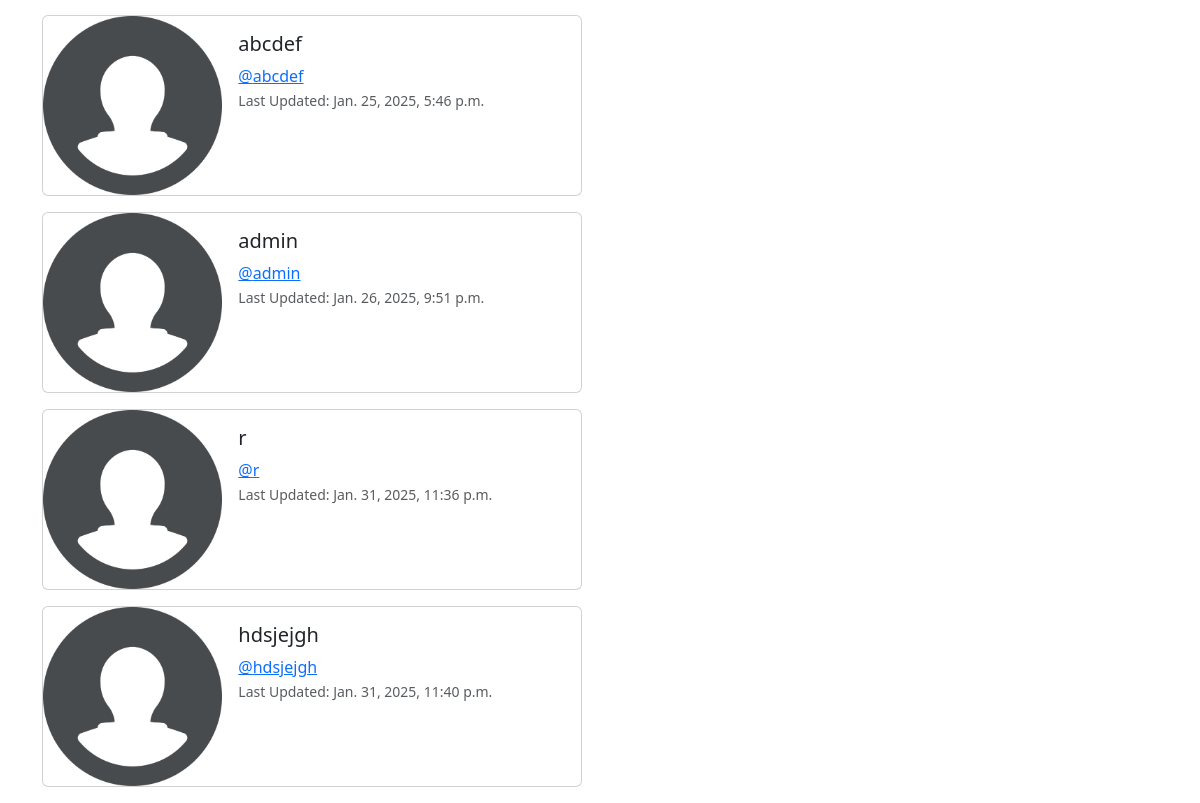
The page /profile_list/ (lower part) on the database as committed earlier.
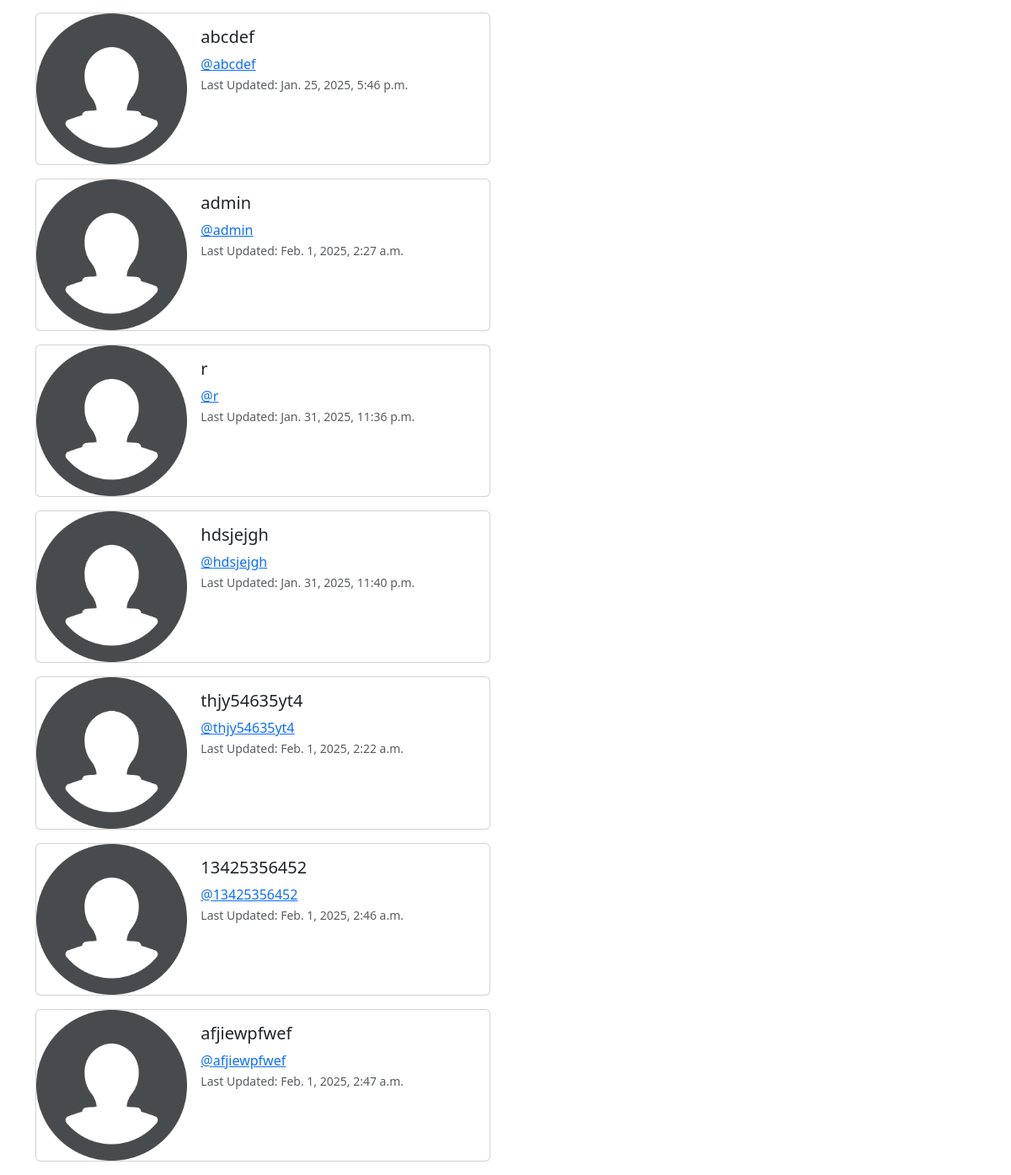
The same page on the database as committed later.
### social/models.py (models this page shows, shortened)
class Profile(models.Model): #profile model is in every user model
    user = models.OneToOneField(User, on_delete=models.CASCADE) #each user has one unique profile
    follows = models.ManyToManyField("self", #follows contain any amount of other profiles
                                     related_name="followed_by", #so you can see every profile that follows this one
                                     symmetrical=False, #so following doesn't have to go both ways
                                     blank=True) #following can be blank
    date_modified = models.DateTimeField(User, auto_now=True) #last time a profile was modified
    profile_image = models.ImageField(null=True,blank=True,upload_to='images/') #profile image

### social/views.py (the view)
# urls.py: path('profile_list/',views.profile_list,name="profile_list"),
def profile_list(request):
    profiles = Profile.objects.all() if not request.user.is_authenticated else Profile.objects.exclude(user=request.user)  # sends all profiles except user's profile (if logged in) to be displayed
    return render(request, 'profile_list.html', {'profiles': profiles})

### social/templates/profile_list.html (shortened to what this page needs)
{% extends 'base.html' %}
{% load static %}
{% block content %}
<br>
<br>
{% if profiles %}
    {% for profile in profiles %}
        <div class="card mb-3" style="max-width: 540px;">
  <div class="row g-0">
    <div class="col-md-4">
      <img src="{% static 'images/profile-default.png' %}" class="img-fluid rounded-start" alt="...">
    </div>
    <div class="col-md-8">
      <div class="card-body">
        <h5 class="card-title">{{ profile.user.username }}</h5>
        <a href="{% url 'profile' profile.user.id %}" class="card-text">@{{ profile.user.username|lower }}</a> <br>
        <p class="card-text"><small class="text-body-secondary">Last Updated: {{ profile.date_modified }}</small></p>
      </div>
    </div>
  </div>
</div>
    {% endfor %}
{% endif %}
{% endblock %}

### social/templates/base.html (shortened to what this page needs)
<!doctype html>
<html lang="en">
  <head>
    <link href="https://cdn.jsdelivr.net/npm/bootstrap@5.3.3/dist/css/bootstrap.min.css" rel="stylesheet">
  </head>
  <body>
  <div class="container">
      {% block content %}
      {% endblock %}
  </div>
  </body>
</html>

Rows that differ between the two databases and show on the page:
changed Profile "admin": date_modified "Jan. 26, 2025, 9:51 p.m." → "Feb. 1, 2025, 2:27 a.m."
added Profile: user.username "thjy54635yt4", date_modified "Feb. 1, 2025, 2:22 a.m."
added Profile: user.username "13425356452", date_modified "Feb. 1, 2025, 2:46 a.m."
added Profile: user.username "afjiewpfwef", date_modified "Feb. 1, 2025, 2:47 a.m."
